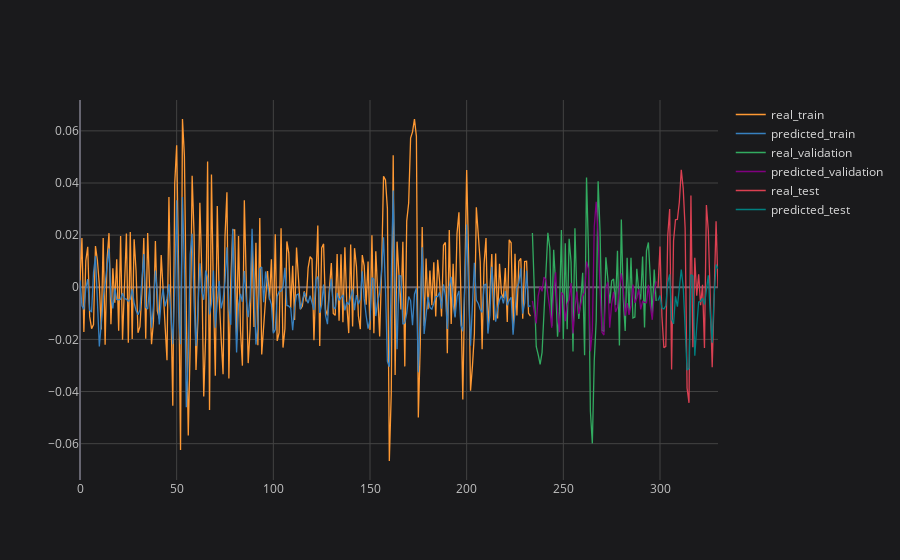

This figure's notebook cell:
### Code cell
# plotting partial result
plot_ticker = 'PETR4'
plot_feature = target_feature
plot_imf = 'IMF1'

concatenated_results[plot_ticker][plot_feature][plot_imf].iplot(title=f'{plot_ticker} {plot_feature} {plot_imf}', asFigure=True, layout=space)

### Figure 1 — Plotly figure (JSON) as saved in the notebook; plotly's stock layout.template omitted (floating-point values rounded to 4 significant figures; data arrays with more than 128 entries replaced by an {"elided": "..."} marker saying what was removed)
{"data": [{"line": {"color": "rgba(255, 153, 51, 1.0)", "dash": "solid", "shape": "linear", "width": 1.3}, "mode": "lines", "name": "real_train", "text": "", "type": "scatter", "x": {"elided": "331 int values"}, "y": {"elided": "331 mixed values"}}, {"line": {"color": "rgba(55, 128, 191, 1.0)", "dash": "solid", "shape": "linear", "width": 1.3}, "mode": "lines", "name": "predicted_train", "text": "", "type": "scatter", "x": {"elided": "331 int values"}, "y": {"elided": "331 mixed values"}}, {"line": {"color": "rgba(50, 171, 96, 1.0)", "dash": "solid", "shape": "linear", "width": 1.3}, "mode": "lines", "name": "real_validation", "text": "", "type": "scatter", "x": {"elided": "331 int values"}, "y": {"elided": "331 mixed values"}}, {"line": {"color": "rgba(128, 0, 128, 1.0)", "dash": "solid", "shape": "linear", "width": 1.3}, "mode": "lines", "name": "predicted_validation", "text": "", "type": "scatter", "x": {"elided": "331 int values"}, "y": {"elided": "331 mixed values"}}, {"line": {"color": "rgba(219, 64, 82, 1.0)", "dash": "solid", "shape": "linear", "width": 1.3}, "mode": "lines", "name": "real_test", "text": "", "type": "scatter", "x": {"elided": "331 int values"}, "y": {"elided": "331 mixed values"}}, {"line": {"color": "rgba(0, 128, 128, 1.0)", "dash": "solid", "shape": "linear", "width": 1.3}, "mode": "lines", "name": "predicted_test", "text": "", "type": "scatter", "x": {"elided": "331 int values"}, "y": {"elided": "331 mixed values"}}], "layout": {"legend": {"bgcolor": "#1A1A1C", "font": {"color": "#D9D9D9", "size": 12}}, "paper_bgcolor": "#1A1A1C", "plot_bgcolor": "#1A1A1C", "title": {"font": {"color": "#D9D9D9"}, "x": 0.5}, "xaxis": {"gridcolor": "#434343", "showgrid": true, "tickfont": {"color": "#C2C2C2", "size": 12}, "title": {"font": {"color": "#D9D9D9"}}, "zerolinecolor": "#666570"}, "yaxis": {"gridcolor": "#434343", "showgrid": true, "tickfont": {"color": "#C2C2C2", "size": 12}, "title": {"font": {"color": "#D9D9D9"}}, "zerolinecolor": "#666570"}}}
